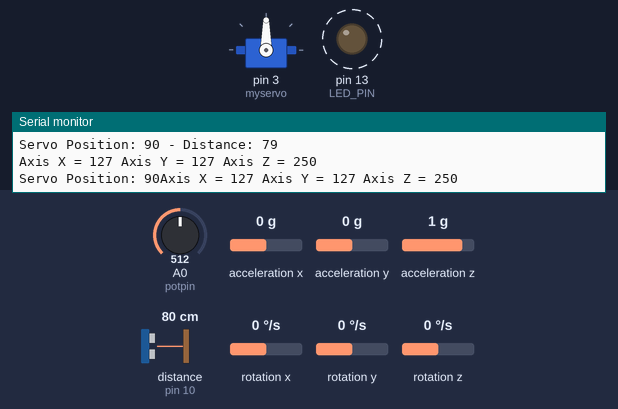
This sketch was run on a simulated Arduino Uno, built with avr-gcc and run on an emulated ATmega328P. On the bench: servo, output pins drawn as LEDs (lit = HIGH), the last lines printed to the serial monitor. Wiring (inferred from the names in the program): ultrasonic range finder: trigger pin 9; echo pin 10. Dashed ring = blinking. Inputs (shaded band) come from the test bench; at power-on: A0 (potpin) = 512, acceleration x 0 g, acceleration y 0 g, acceleration z 1 g, distance to the obstacle (sensor on pin 10) 80 cm, rotation x 0 °/s, rotation y 0 °/s, rotation z 0 °/s. The echo pulse lasts 58.3 µs per cm; pins used as bus, display or sensor lines are not drawn.

Above: at 1.29 s.
1.3 s: A0 (potpin) set to 716
At 2.22 s:
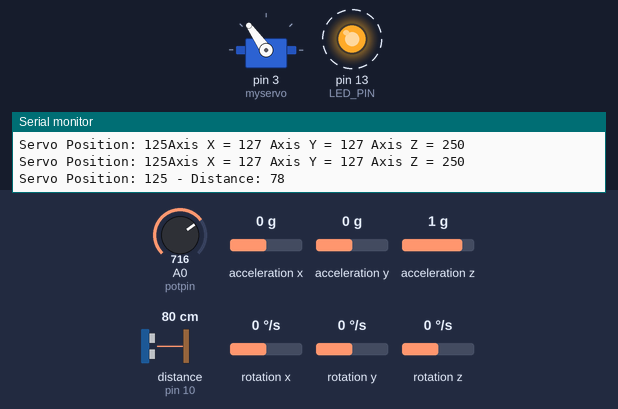
4.8 s: A0 (potpin) set to 992
At 5.12 s:
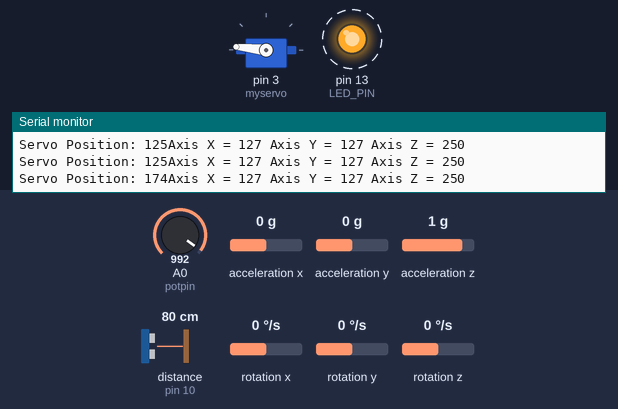
8.3 s: A0 (potpin) set to 306
At 8.65 s:
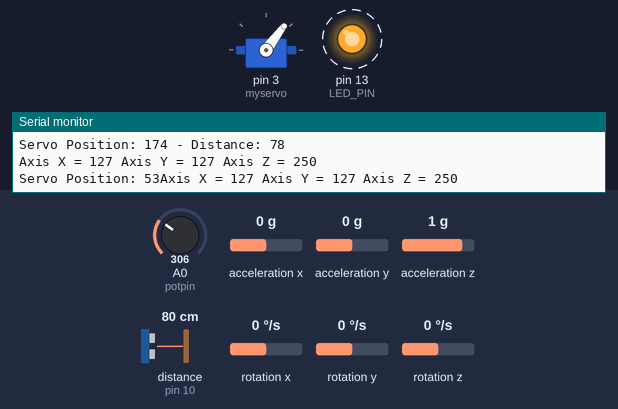
11.8 s: A0 (potpin) set to 30
At 11.96 s:
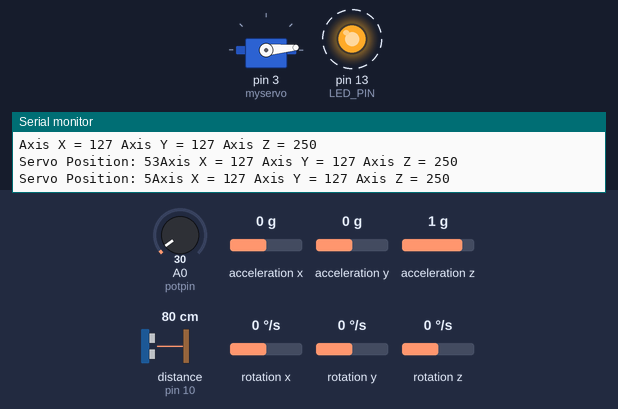
Timing chart, 0 to 16.3 s (numbered marks = the images above; inputs shaded):
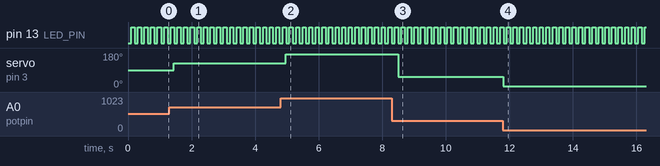

The sketch:

combine2.ino
```cpp
#include <Servo.h>
#include "Wire.h"
#include "I2Cdev.h"
#include "MPU6050.h"

Servo myservo;
int potpin = 0;
int val;

const int trigPin = 9;
const int echoPin = 10;
long duration;
int distance;

MPU6050 mpu;
int16_t ax, ay, az;
int16_t gx, gy, gz;

struct MyData {
  byte X;
  byte Y;
  byte Z;
};

MyData data;

const int LED_PIN = 13;  // Pin connected to the LED
const int FLAT_THRESHOLD = 5000;  // Threshold value for surface detection

unsigned long previousMillisServo = 0;    // Variable to store the previous timestamp for servo
const unsigned long servoInterval = 15;   // Interval of 15 milliseconds for servo movement

unsigned long previousMillisUltrasonic = 0;    // Variable to store the previous timestamp for ultrasonic sensor
const unsigned long ultrasonicInterval = 1000;   // Interval of 1 second for ultrasonic sensor

void setup() {
  myservo.attach(3);
  pinMode(trigPin, OUTPUT);
  pinMode(echoPin, INPUT);
  Wire.begin();
  mpu.initialize();
  Serial.begin(9600);
  pinMode(LED_PIN, OUTPUT);
  pinMode(9, OUTPUT);
}

void loop() {
  unsigned long currentMillis = millis();   // Get the current timestamp

  // Servo control with potentiometer
  if (currentMillis - previousMillisServo >= servoInterval) {
    previousMillisServo = currentMillis;    // Update the previous timestamp

    val = analogRead(potpin);
    val = map(val, 0, 1023, 0, 180);
    myservo.write(val);

    Serial.print("Servo Position: ");
    Serial.print(val);
  }

  // Ultrasonic sensor distance measurement
  if (currentMillis - previousMillisUltrasonic >= ultrasonicInterval) {
    previousMillisUltrasonic = currentMillis;    // Update the previous timestamp

    digitalWrite(trigPin, LOW);
    delayMicroseconds(2);
    digitalWrite(trigPin, HIGH);
    delayMicroseconds(10);
    digitalWrite(trigPin, LOW);

    duration = pulseIn(echoPin, HIGH);
    distance = duration * 0.034 / 2;

    Serial.print(" - Distance: ");
    Serial.println(distance);
  }

  // MPU6050 sensor data acquisition
  digitalWrite(9, HIGH);
  mpu.getMotion6(&ax, &ay, &az, &gx, &gy, &gz);
  data.X = map(ax, -17000, 17000, 0, 255 ); // X axis data
  data.Y = map(ay, -17000, 17000, 0, 255);
  data.Z = map(az, -17000, 17000, 0, 255);  // Y axis data

  // Surface detection using LED
  if (data.Z >= 8 && data.Z <= 13) {
    digitalWrite(LED_PIN, HIGH);  // Turn on the LED if the surface is flat
  } else {

digitalWrite(LED_PIN, LOW); // Blink the LED if the surface is uneven
delay(100);
digitalWrite(LED_PIN, HIGH);
delay(100);
}

Serial.print("Axis X = ");
Serial.print(data.X);
Serial.print(" ");
Serial.print("Axis Y = ");
Serial.print(data.Y);
Serial.print(" ");
Serial.print("Axis Z = ");
Serial.println(data.Z);

// Rest of the code continues without delay
}
```

Measured:
- after the input at 1.3 s, servo on pin 3 (myservo): 90° → 125° after 0.15 s
- after the input at 4.8 s, servo on pin 3 (myservo): 125° → 174° after 0.17 s
- after the input at 8.3 s, servo on pin 3 (myservo): 174° → 53° after 0.20 s
- after the input at 11.8 s, servo on pin 3 (myservo): 53° → 5° at once
- by itself, pin 13 (LED_PIN): alternates HIGH for 0.11 s and LOW for 0.10 s
